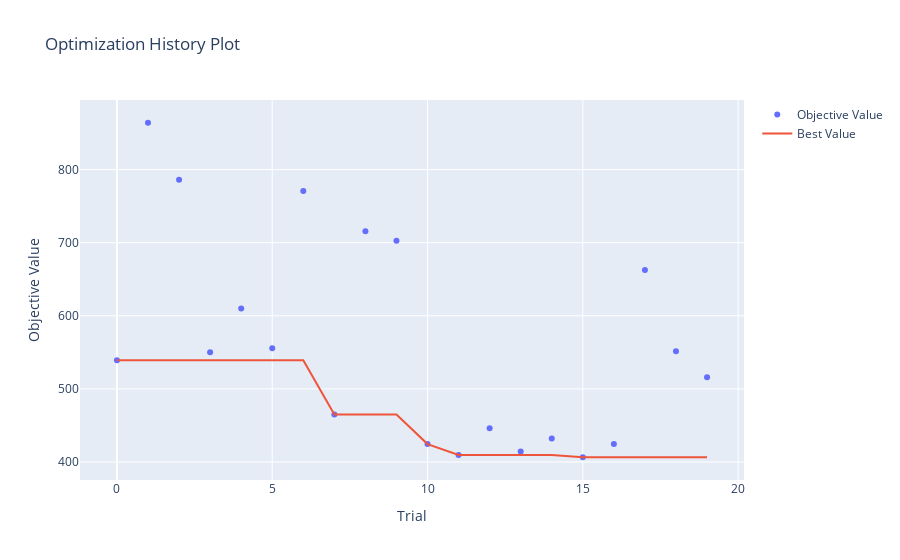

The notebook cell saved with this chart:
### Code cell
plot_optimization_history(study)

### Figure 1 — Plotly figure (JSON) as saved in the notebook; plotly's stock layout.template omitted (floating-point values rounded to 4 significant figures)
{"data": [{"mode": "markers", "name": "Objective Value", "type": "scatter", "x": [0, 1, 2, 3, 4, 5, 6, 7, 8, 9, 10, 11, 12, 13, 14, 15, 16, 17, 18, 19], "y": [539, 864, 786, 550, 610, 555.5, 770.5, 465, 715.5, 702.5, 424.5, 409.5, 446, 414.5, 432, 406.5, 424.5, 662.5, 551.5, 516]}, {"name": "Best Value", "type": "scatter", "x": [0, 1, 2, 3, 4, 5, 6, 7, 8, 9, 10, 11, 12, 13, 14, 15, 16, 17, 18, 19], "y": [539, 539, 539, 539, 539, 539, 539, 465, 465, 465, 424.5, 409.5, 409.5, 409.5, 409.5, 406.5, 406.5, 406.5, 406.5, 406.5]}], "layout": {"title": {"text": "Optimization History Plot"}, "xaxis": {"title": {"text": "Trial"}}, "yaxis": {"title": {"text": "Objective Value"}}}}
